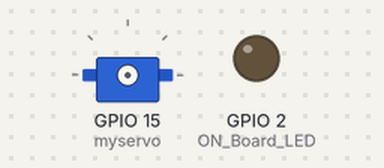
Simulated run of this sketch. Board: ESP32. Parts: servo, output pins drawn as LEDs (lit = HIGH). WiFi joins after 1.5 s; servers stay silent unless stated; uploads are accepted with an empty reply; what the sketch prints to the serial monitor is not drawn.

Above: at 0.0 s.
At 1.8 s:
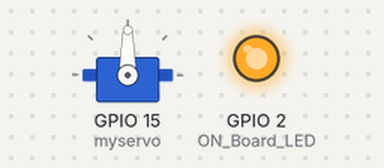
Timing chart, 0 to 3.3 s (numbered marks = the images above):
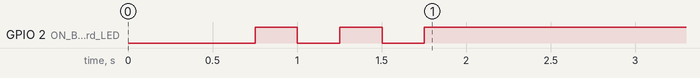

The sketch:

led_ESP8266_rightVersion.ino
```cpp
//----------------------------------------Include the NodeMCU ESP8266 Library
//----------------------------------------see here: https://www.youtube.com/watch?v=8jMr94B8iN0 to add NodeMCU ESP8266 library and board
#include <WiFi.h>
#include <HTTPClient.h>
#include <WiFiClient.h>
#include <ESP32Servo.h>

Servo myservo;
//----------------------------------------
#define ON_Board_LED 2  //--> Defining an On Board LED (GPIO2 = D4), used for indicators when the process of connecting to a wifi router


//----------------------------------------SSID and Password of your WiFi router.
const char* ssid = "Test"; //--> Your wifi name or  SSID.
const char* password = "123456789"; //--> Your wifi password.
//----------------------------------------

//----------------------------------------Web Server address / IPv4
// If using IPv4, press Windows key + R then type cmd, then type ipconfig (If using Windows OS).
// String host_or_IPv4 = "http://Your_Host_or_IP";
// Example :
// String host_or_IPv4 = "http://192.168.0.0/";
String host_or_IPv4 = "http://yourportablehouse.000webhostapp.com/";

String Destination = "";
String URL_Server = "";
//----------------------------------------

//----------------------------------------
String getData = "";
String payloadGet = "";
//----------------------------------------

//----------------------------------------
HTTPClient http; //--> Declare object of class HTTPClient
WiFiClient client;
//----------------------------------------

void setup() {
  // put your setup code here, to run once:
  Serial.begin(115200);
  delay(500);

  WiFi.mode(WIFI_STA);
  WiFi.begin(ssid, password); //--> Connect to your WiFi router
  Serial.println("");
  pinMode(ON_Board_LED,OUTPUT); //--> On Board LED port Direction output
  digitalWrite(ON_Board_LED, HIGH); //--> Turn off Led On Board
  myservo.attach(15);


  //----------------------------------------Wait for connection
  Serial.print("Connecting");
  while (WiFi.status() != WL_CONNECTED) {
    Serial.print(".");
    //----------------------------------------Make the On Board Flashing LED on the process of connecting to the wifi router.
    digitalWrite(ON_Board_LED, LOW);
    delay(250);
    digitalWrite(ON_Board_LED, HIGH);
    delay(250);
    //----------------------------------------
  }
  //----------------------------------------
  digitalWrite(ON_Board_LED, HIGH); //--> Turn off the On Board LED when it is connected to the wifi router.
  //----------------------------------------If successfully connected to the wifi router, the IP Address that will be visited is displayed in the serial monitor
  Serial.println("");
  Serial.print("Successfully connected to : ");
  Serial.println(ssid);
  Serial.print("IP address: ");
  Serial.println(WiFi.localIP());
  Serial.println();
  //----------------------------------------

  delay(2000);
}

void loop() {
  // put your main code here, to run repeatedly:

  //----------------------------------------
  // From my tests, after uploading the program code, the connection for the first time may fail (-1). But the next connection is fine/runs smoothly.
  //----------------------------------------

  //----------------------------------------Getting Data from MySQL Database
  int id = 1; //--> ID in Database
  getData = "ID=" + String(id);
  Destination = "postServoRead.php";
  URL_Server = host_or_IPv4 + Destination;
  Serial.println("----------------Connect to Server-----------------");
  Serial.println("Get LED Status from Server or Database");
  Serial.print("Request Link : ");
  Serial.println(URL_Server);
  http.begin(client, URL_Server); //--> Specify request destination
  http.addHeader("Content-Type", "application/x-www-form-urlencoded");    //Specify content-type header
  int httpCodeGet = http.POST(getData); //--> Send the request
  payloadGet = http.getString(); //--> Get the response payload from server
  Serial.print("Response Code : "); //--> If Response Code = 200 means Successful connection, if -1 means connection failed. For more information see here : https://en.wikipedia.org/wiki/List_of_HTTP_status_codes
  Serial.println(httpCodeGet); //--> Print HTTP return code
  Serial.print("Returned data from Server : ");
  Serial.println(payloadGet); //--> Print request response payload


  if (payloadGet == "1") {
    myservo.write(90);
  }
  if (payloadGet == "2") {
    myservo.write(0);
  }

  Destination = "postLedRead.php";
  URL_Server = host_or_IPv4 + Destination;
  Serial.println("----------------Connect to Server-----------------");
  Serial.println("Get LED Status from Server or Database");
  Serial.print("Request Link : ");
  Serial.println(URL_Server);
  http.begin(client, URL_Server); //--> Specify request destination
  http.addHeader("Content-Type", "application/x-www-form-urlencoded");    //Specify content-type header
  httpCodeGet = http.POST(getData); //--> Send the request
  payloadGet = http.getString(); //--> Get the response payload from server
  Serial.print("Response Code : "); //--> If Response Code = 200 means Successful connection, if -1 means connection failed. For more information see here : https://en.wikipedia.org/wiki/List_of_HTTP_status_codes
  Serial.println(httpCodeGet); //--> Print HTTP return code
  Serial.print("Returned data from Server : ");
  Serial.println(payloadGet); //--> Print request response payload


  if (payloadGet == "1") {
    digitalWrite(ON_Board_LED, HIGH); //--> Turn on Led
  }
  if (payloadGet == "2") {
    digitalWrite(ON_Board_LED, LOW); //--> Turn off Led
  }
  //----------------------------------------

  Serial.println("----------------Closing Connection----------------");
  http.end(); //--> Close connection
  Serial.println();
  Serial.println("Please wait 10 seconds for the next connection.");
  Serial.println();
  delay(6000); //--> GET Data at every 10 seconds. From the tests I did, when I used the 5 second delay, the connection was unstable.
}
```
